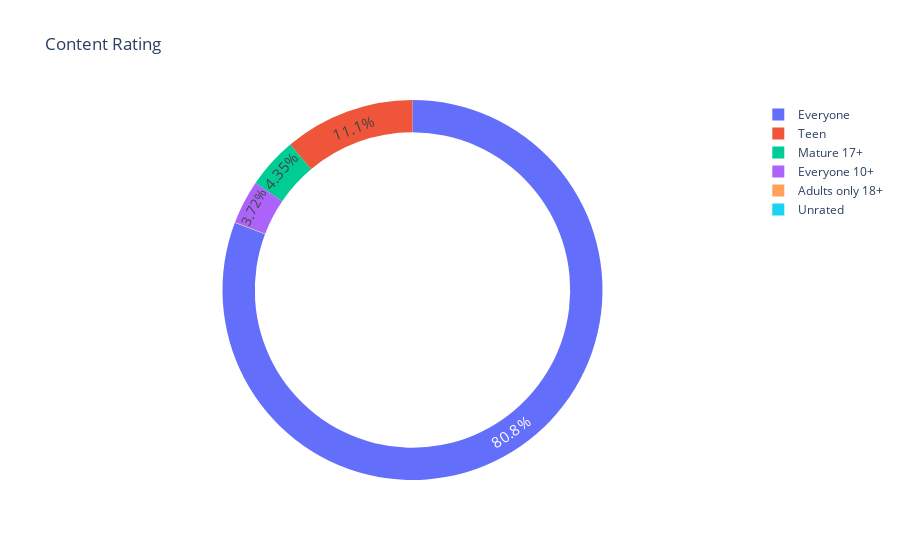

The code cell stored with this chart in its notebook:
### Code cell
fig = px.pie(labels=ratings.index, values=ratings.values, title='Content Rating', names=ratings.index, hole=0.83)
fig.update_traces(textposition='inside', textfont_size=15, textinfo='percent')
fig.show()

### Figure 1 — Plotly figure (JSON) as saved in the notebook; plotly's stock layout.template omitted (floating-point values rounded to 4 significant figures)
{"data": [{"domain": {"x": [0, 1], "y": [0, 1]}, "hole": 0.83, "hovertemplate": "label=%{label}<br>value=%{value}<extra></extra>", "labels": ["Everyone", "Teen", "Mature 17+", "Everyone 10+", "Adults only 18+", "Unrated"], "legendgroup": "", "name": "", "showlegend": true, "textfont": {"size": 15}, "textinfo": "percent", "textposition": "inside", "type": "pie", "values": [6621, 912, 357, 305, 3, 1]}], "layout": {"legend": {"tracegroupgap": 0}, "title": {"text": "Content Rating"}}}
